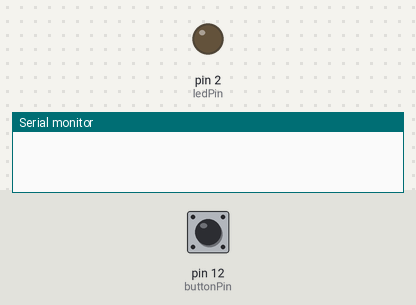
Bench run of a sketch on a simulated Arduino Uno, built with avr-gcc and run on an emulated ATmega328P. Shown: output pins drawn as LEDs (lit = HIGH), the last lines printed to the serial monitor. Dashed ring = blinking. Inputs (shaded band) come from the test bench; at power-on: pin 12 (buttonPin) LOW.

Above: at 1.2 s.
1.3 s: pin 12 (buttonPin) pulled HIGH for 1 s
At 1.55 s:
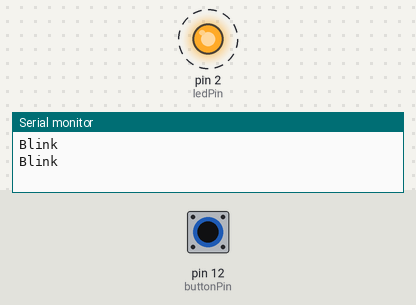
4.3 s: pin 12 (buttonPin) pulled HIGH for 3.2 s
At 8.1 s:
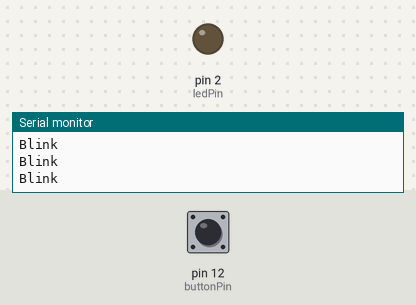
Timing chart, 0 to 9.6 s (numbered marks = the images above; inputs shaded):
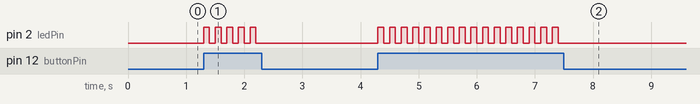

Measured:
- after the input at 1.3 s, pin 2 (ledPin): alternates HIGH for 0.10 s and LOW for 0.10 s, 10 changes in all, then stays LOW, starting at once
- after the input at 4.3 s, pin 2 (ledPin): alternates HIGH for 0.10 s and LOW for 0.10 s, 32 changes in all, then stays LOW, starting at once

The sketch:

sFunkButtonBlinker.ino
```cpp
//Sam Funk
//LED Button Blinker
//When the button is pressed, the LED will blink on and off at a rate of 5 times per second. It will also print "Blink" in the serial monitor each time it comes on.

int ledPin = 2;                 //All variables will be used later as a substitution for a number. The variable names are easier to remember than the numbers.
int buttonPin = 12;
int buttonState = 0;

void setup() {
  Serial.begin(9600);
  pinMode(ledPin, OUTPUT);
  pinMode(buttonPin, INPUT);
}

void loop() {
  buttonState = digitalRead(buttonPin);         //buttonState is the state of the buttonPin (High, or Low)
  if (buttonState == HIGH) {
    digitalWrite(ledPin, HIGH);
    Serial.println("Blink");
    delay(100);
    digitalWrite(ledPin, LOW);
    delay(100);
  } else {
    digitalWrite(ledPin, LOW);                  //This turns off the LED when the button isn't being pressed.
  }

  }
```
